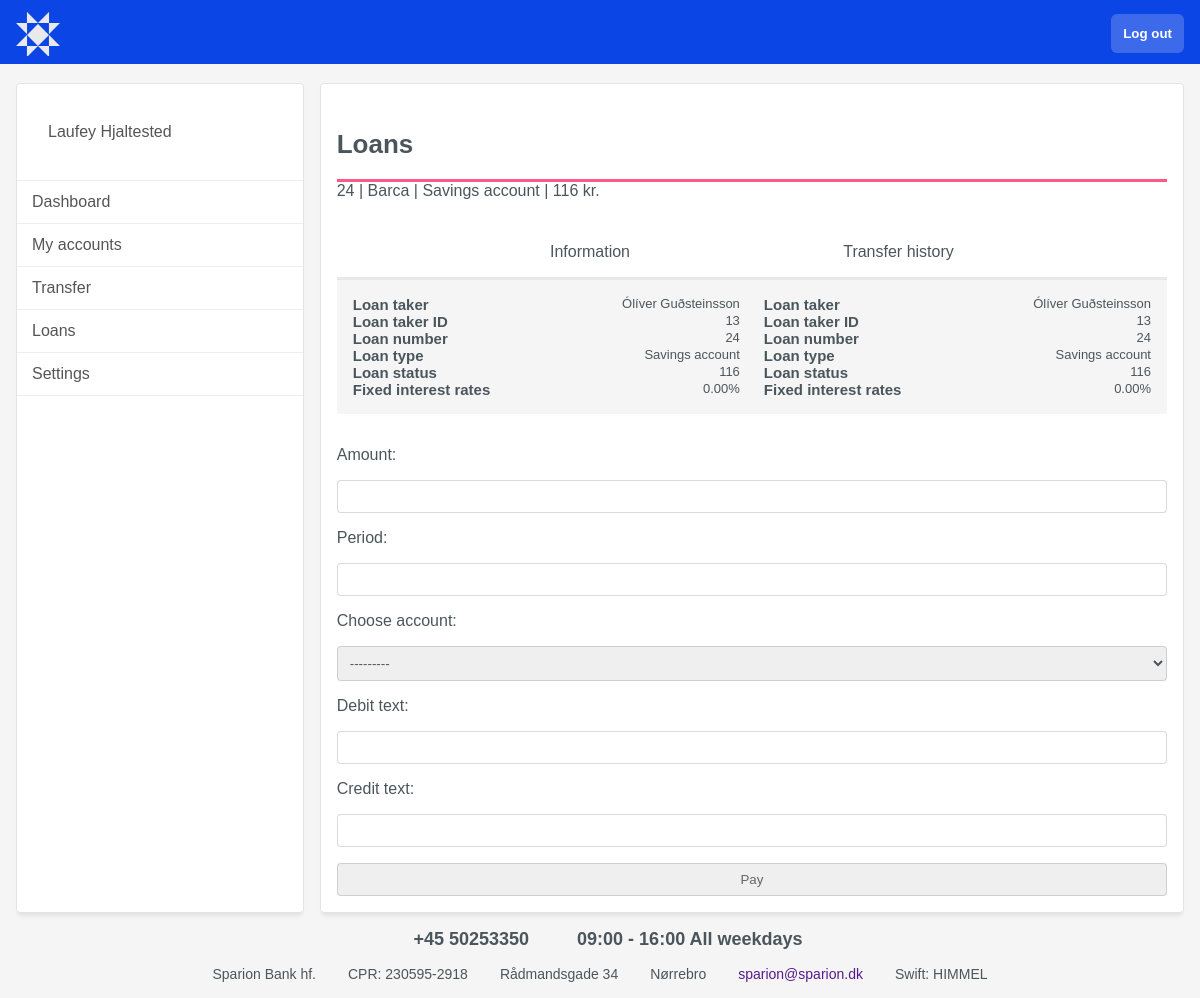
The page /loan_details/24/ (signed in) on the database its author committed.
### bank_app/models.py (models this page shows, shortened)
class Customer(models.Model):
   BASIC = 'basic'
   SILVER = 'silver'
   GOLD = 'GOLD'
   RANKS = [
      (BASIC, 'Basic'),
      (SILVER, 'Silver'),
      (GOLD, 'Gold'),
   ]
   user = models.OneToOneField(User, primary_key=True, on_delete=models.CASCADE)
   phone_number = models.CharField(max_length=20)
   customer_rank = models.CharField(choices=RANKS, default=BASIC, max_length=6)
   totp_identity = models.UUIDField(default=uuid.uuid4, editable=False)
   @property
   def full_name(self) -> str:
      return f'{self.user.first_name} {self.user.last_name}'
   @property
   def accounts(self) -> QuerySet:
      return Account.objects.filter(user=self.user)

class Account(models.Model):
   LOANACCOUNT = 'Loan account'
   CREDITCARD = 'Credit card'
   DEBITCARD = 'Debit card'
   SAVINGSACCOUNT = 'Savings account'
   ACCOUNTS = [
      (LOANACCOUNT, 'Loan Account'),
      (DEBITCARD, 'Debit Card Account'),
      (CREDITCARD, 'Credit Card Account'),
      (SAVINGSACCOUNT, 'Savings Account'),
   ]
   user = models.ForeignKey(User, on_delete=models.CASCADE)
   title = models.CharField(max_length=200)
   account_type = models.CharField(choices=ACCOUNTS, default=SAVINGSACCOUNT, max_length=20)
   last_update = models.DateTimeField(auto_now_add=True, null=True)
   class Meta:
      get_latest_by = 'pk'
   @property
   def movements(self) -> QuerySet:
      return Ledger.objects.filter(account=self)
   @property
   def money(self) -> Decimal:
      return self.movements.aggregate(models.Sum('amount'))['amount__sum'] or Decimal(0)
   def __str__(self):
      return f"{self.pk} | {self.title} | {self.account_type} | {self.money} kr."

### bank_app/views.py (the view)
# urls.py: path('loan_details/', views.loan_details, name='loan_details'),
@login_required
def loan_details(request, id):
   account = Account.objects.filter(id=id)
   if request.method == "POST":
      loan_form = LoanForm(request.POST)
      loan_form.fields['account'].queryset = request.user.customer.accounts
      if loan_form.is_valid():
         amount = loan_form.cleaned_data['amount']
         customer_account = Account.objects.get(pk=loan_form.cleaned_data['account'].pk)
         account = Account.objects.get(pk=id)
         debit_text = loan_form.cleaned_data['debit_text']
         credit_text = loan_form.cleaned_data['credit_text']
         transfer = Ledger.transfer(amount, customer_account, debit_text, account, credit_text)
         print(transfer)
         return HttpResponseRedirect(f'/loan_details/{id}')
   else:
      loan_form = LoanForm()
      loan_form.fields['account'].queryset = request.user.customer.accounts
   context = {
      'account':account,
      'accounts':Account.objects.all(),
      'loan_form':loan_form,
   }
   return render(request, 'bank_app/loan_details.html', context)

### bank_app/forms.py (shortened to what this page needs)
class LoanForm(forms.Form):
  amount = forms.DecimalField(max_digits=10)
  period = forms.CharField()
  account = forms.ModelChoiceField(label='Choose account', queryset=Customer.objects.none())
  debit_text = forms.CharField(max_length=35)
  credit_text = forms.CharField(max_length=35)

### bank_app/templates/bank_app/loan_details.html (shortened to what this page needs)
{% extends 'bank_app/base/base3.html' %}
{% block content %}
<h2>Loans</h2>
{% for a in account %}
{{a}}
<ul class="profile-nav">
  <a href="">
    <li>
      Information
    </li>
  </a>
  <a href="">
    <li>
      Transfer history
    </li>
  </a>
</ul>
<div class="info-loan-details">
<div>
  <div>
    <h5>Loan taker</h5>
    <p>{{a.user.customer.full_name}}</p>
  </div>
  <div>
    <h5>Loan taker ID</h5>
    <p>{{a.user.id}}</p>
  </div>
  <div>
    <h5>Loan number</h5>
    <p>{{a.id}}</p>
  </div>
  <div>
    <h5>Loan type</h5>
    <p>{{a.account_type}}</p>
  </div>
  <div>
    <h5>Loan status</h5>
    <p>{{a.money}}</p>
  </div>
  <div>
    <h5>Fixed interest rates</h5>
    <p>0.00%</p>
</div>
</div>
<div>
  <div>
    <h5>Loan taker</h5>
    <p>{{a.user.customer.full_name}}</p>
  </div>
  <div>
    <h5>Loan taker ID</h5>
    <p>{{a.user.id}}</p>
  </div>
  <div>
    <h5>Loan number</h5>
    <p>{{a.id}}</p>
  </div>
  <div>
    <h5>Loan type</h5>
    <p>{{a.account_type}}</p>
  </div>
  <div>
    <h5>Loan status</h5>
    <p>{{a.money}}</p>
  </div>
  <div>
    <h5>Fixed interest rates</h5>
    <p>0.00%</p>
</div>
</div>
</div>
{% endfor %}
<div class="form">
  <form action="" method="POST">
    {{ loan_form }}
    <input type="submit" value="Pay" name="" id="">
  </form>
</div>
{% endblock %}

### bank_app/templates/bank_app/base/base3.html (shortened to what this page needs)
{% load static %}
<!DOCTYPE html>
<html lang="en">
<head>
  <link rel="stylesheet" href="{% static 'css/style2.css' %}">
</head>
<body class="white">
  <nav class="blue">
    <ul class="ul2">
      <li>
        <a href="{% url 'bank_app:index' %}" class="logo2"></a>
      </li>
      <li>
        <form action="{% url 'login_app:logout' %}">
          <button>Log out</button>
        </form>
      </li>
    </ul>
  </nav>
  <div class="staff_main">
      <ul class="staff_nav">
        <a href="">
          <li class="head">
            {{ user.customer.full_name }}
          </li>
        </a>
        <div class="line"></div>
        <a href="{% url 'bank_app:home' %}">
          <li>Dashboard</li>
        </a>
        <div class="line"></div>
        <a href="{% url 'bank_app:accounts' %}">
          <li>
            My accounts
          </li>
        </a>
        <div class="line"></div>
        <a href="{% url 'bank_app:transfer' %}">
          <li>
            Transfer
          </li>
        </a>
        <div class="line"></div>
        <a href="{% url 'bank_app:loans' %}">
          <li>
            Loans
          </li>
        </a>
        <div class="line"></div>
        <a  href="{% url 'bank_app:profile' %}">
          <li>
            Settings
          </li>
        </a>
        <div class="line"></div>
      </ul>
    <div class="box">
      {% block content %}
      {% endblock %}
    </div>
  </div>
<footer>
  <div class="info">
    <div class="phone">
      <h4>+45 50253350</h4>
    </div>
    <div class="hours">
      <h4>09:00 - 16:00 All weekdays</h4>
    </div>
  </div>
  <div class="company-info">
    <span>Sparion Bank hf.</span>
    <span>CPR: 230595-2918</span>
    <span>Rådmandsgade 34</span>
    <span>Nørrebro</span>
    <span><a href="">sparion@sparion.dk</a></span>
    <span>Swift: HIMMEL</span>
  </div>
</footer>
</body>
</html>

### bank_app/static/css/style2.css (style rules this page uses)
* { margin:0; padding: 0; font-family: Arial, Helvetica, sans-serif; list-style-type: none; text-decoration: none; box-sizing: border-box; }
:root { --sparion-blue: #0b45e6; --sparion-pink: #fe5a88; --sparion-white: #ffffff; --sparion-light-grey: #e8e8e8; --sparion-lighter-gray: #f5f5f5; --sparion-table-border: #e8e8e8; --sparion-table-color: #f6f7f7; }
body { background-color: var(--sparion-lighter-gray); }
.logo2 { background-image: url("/static/blomid@3x2.svg"); height: 17.5px; width: 12.5px; margin-right: 2rem; }
.blue { background-color: var(--sparion-blue); }
.ul2 { margin: 0 auto; padding: 0; overflow: hidden; height: 4rem; padding: 0 1rem; }
.ul2 li { float:left; }
.ul2 li:last-child { float:right; }
.ul2>li>a { display: block; padding: 22px 22px; margin-top: .75rem; color:var(--sparion-white); }
.ul2 button { color: var(--sparion-white); background-color: rgba(255, 255, 255, 0.2); margin-top: .85rem; padding: .75rem; border: none; border-radius: 6px; font-weight: bold; cursor: pointer; }
.staff_main { margin-top: 1.2rem; margin-left: auto; margin-right: auto; display: flex; justify-content: center; grid-row: auto; gap:1rem; }
.staff_nav { display: none !important; border: 1px #e3e3e3 solid; border-radius: 4px; background-color: var(--sparion-white); width: 25vw; display: flex; flex-flow: column; gap: .5rem; margin-left: 1rem; float: right; box-shadow: 0 5px 4px -2px rgb(0 0 0 / 8%); }
.staff_nav .head { height: 96px; display: flex; gap: 1rem; align-items: center; }
.staff_nav>.line { border-bottom: #edefee 1px solid; }
.staff_nav li { padding: .5rem; border-radius: 15px; padding: 12px 15px; }
.staff_nav a { color: #555; }
.box { font-family: Arial, Helvetica, sans-serif; color:#4b565c; border: 1px #e3e3e3 solid; background-color: var(--sparion-white); border-radius: 4px; width: 100vw; padding: 1rem; box-shadow: 0 5px 4px -2px rgb(0 0 0 / 8%); }
h2 { margin-top: 1.8rem; padding-bottom: 1.2rem; border-bottom: 3px solid var(--sparion-pink); font-size: 26px; font-weight: 600; }
h4 { font-size: 18px; }
h5 { font-size: 15px; }
p { font-size: 13px; font-weight: 100; }
.info-loan-details { background-color: var(--sparion-lighter-gray); display: flex; gap: 1.5rem; padding: 1rem; }
.info-loan-details>div { width: 50%; }
.info-loan-details>div>div { display: flex; flex-direction: row; justify-content:space-between; }
.profile-nav { display: flex; justify-content: space-evenly; margin-top: 1.7rem; border-bottom: 3px solid var(--sparion-light-grey); }
.profile-nav>a { color: #4b565c; padding: 1rem 0; }
form { display: flex; flex-flow: column; gap: 1rem; }
.form { border-radius: 30px; padding-top: 2rem; text-align: left; font-family: 'Gill Sans', 'Gill Sans MT', Calibri, 'Trebuchet MS', sans-serif; }
.form form input { color: #666; padding: .5rem; border-radius: 4px; border: solid 1px rgba(133,133,133,0.3); }
select { border-color: rgba(133,133,133,0.3); padding: .5rem; border-radius: 4px; color: #4b565c; }
button { background-color: var(--sparion-blue); color: var(--sparion-white); }
footer { color: #4b565c; width: 90vw; box-sizing: border-box; padding: 1rem; margin: 0 auto; display: grid; gap: 1rem; }
.info, .company-info { flex-direction: column; }
.company-info { font-size: .875em; }
.phone, .hours { display: flex; align-items: center; gap: 1rem; }
@media only screen and (min-width: 768px) { .info, .company-info { display: flex; justify-content: center; gap: 2rem; flex-direction: row; } }
@media only screen and (min-width: 992px) { .staff_nav { display: block !important; } }
@media only screen and (min-width: 992px) { .box { margin-right: 1rem; width: 75vw; } }

### rows shown on the page
Account: id+title+account_type "24 | Barca | Savings account | 116 kr.", user.customer.full_name "Ólíver Guðsteinsson", user.id "13", id "24", account_type "Savings account", money "116"

### other values the page prints
{{ user.customer.full_name }} "Laufey Hjaltested"
